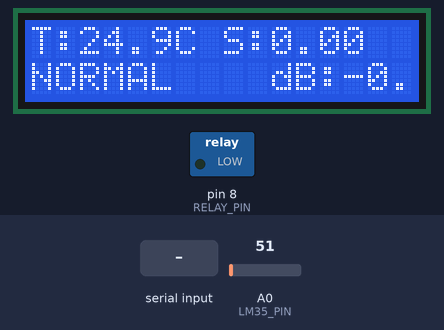
The sketch below on a simulated Arduino Uno, built with avr-gcc and run on an emulated ATmega328P. Shown: 16×2 character LCD, switched loads named in the sketch (green lamp = pin HIGH). Inputs (shaded band) come from the test bench; at power-on: A0 (LM35_PIN) = 51. What the sketch prints to the serial monitor is not drawn.

Above: at 7.6 s.
7.7 s: "TEST\n" received over Serial
At 9.2 s:
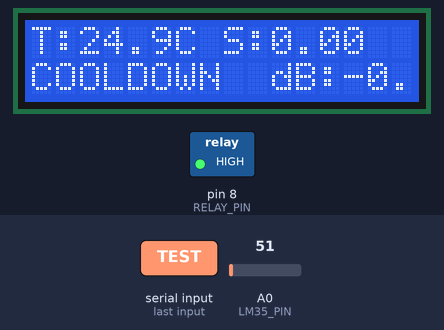
9.5 s: A0 (LM35_PIN) set to 61
At 10.8 s:
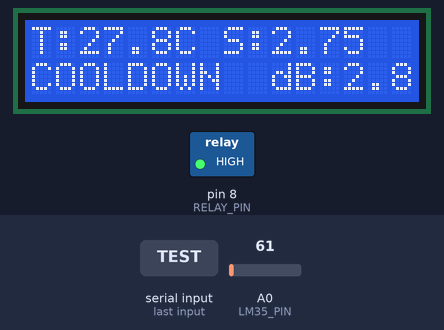
12.5 s: "BASE=\n" received over Serial
At 14.8 s:
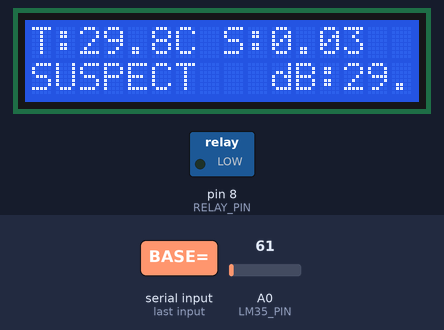
15.5 s: "TEST\n" received over Serial
At 16.7 s:
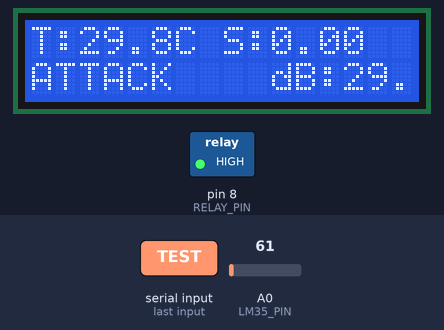
17.5 s: "RESET\n" received over Serial
At 17.9 s:
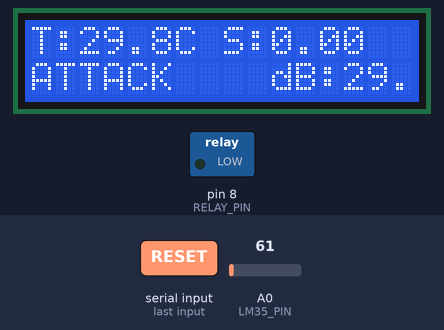
19.5 s: A0 (LM35_PIN) set to 71
At 20.8 s:
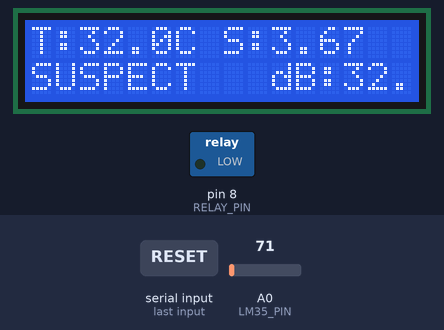
Timing chart, 0 to 22.5 s (numbered marks = the images above; inputs shaded):
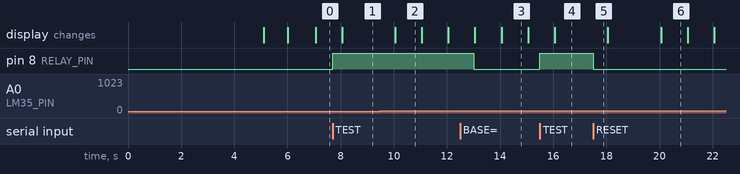

The sketch:

sketch_nov7a.ino
```cpp
/*
  thermal_dos_full_fusion_sustained.ino
  Thermal DoS Detector + EMA smoothing, slope (°C/s), sustained trigger, TEST/RESET commands.
  If SUSPECT persists >= SUSPECT_HOLD_MS, escalate to ATTACK.

  Hardware:
    LM35 -> A0
    Relay -> D8  (module recommended)
    I2C 16x2 LCD -> SDA=A4, SCL=A5 (address 0x27 default)

  Host telemetry:
    - Existing host_telemetry.py that sends: HOST,CPU:0.732
*/

#include <Wire.h>
#include <LiquidCrystal_I2C.h>
#include <math.h>

// -------- Pins --------
const int LM35_PIN  = A0;
const int RELAY_PIN = 8;

// -------- ADC / Sensor --------
const float VREF   = 5.0;   // UNO default 5V reference
const int   ADC_MAX = 1023; // 10-bit

// -------- Timings --------
const unsigned long SAMPLE_MS  = 250;   // sensor sample interval (ms)
const unsigned long DISPLAY_MS = 1000;  // LCD/serial display rate (ms)

unsigned long SUSPECT_HOLD_MS  = 8000;  // sustained condition time (ms)
unsigned long COOLDOWN_HOLD_MS = 5000;  // cooldown hold time (ms)

// -------- Tuned thresholds (configure these) --------
float BASE_TEMP       = 0.0;   // learned at boot
float TEMP_MARGIN     = 8.0;   // above baseline -> SUSPECT (°C)
float TEMP_ATTACK     = 10.0;  // above baseline -> ATTACK (°C) (unused for unconditional escalation)
const float SLOPE_HIGH_CPS = 0.20;  // slope threshold °C/s

float TEMP_COOL_DELTA = 5.0;
const float EMA_ALPHA      = 0.25;  // 0..1 smoothing for EMA

// -------- Host telemetry influence (optional) --------
float hostCPU = 0.0;                // 0.0 .. 1.0
const float HOST_BUSY_THRESHOLD = 0.75; // consider host busy if >= 0.75

// -------- Minimal host-steady fusion window (still collected, not required) --------
const int WIN_SAMPLES = 32;      // ~8s window @ 250ms per sample
float hostWindow[WIN_SAMPLES];
int   winIdx = 0;
int   winCount = 0;

// thresholds for deciding steady host (kept for debugging/optional use)
const float REQ_AVG_HOST = 0.85;  // require average CPU >= 85%
const float REQ_STD_HOST = 0.20;  // require low stddev (steady load)

// -------- FSM --------
enum State { LEARN, NORMAL, SUSPECT, ATTACK, COOLDOWN };
State fsm = LEARN;

// -------- Runtime vars --------
LiquidCrystal_I2C lcd(0x27,16,2);
float rawTempC = 0.0;
float emaTempC = 0.0;
float lastEma  = 0.0;
float slopeCps = 0.0;

unsigned long tState   = 0;
unsigned long tSample  = 0;
unsigned long tDisplay = 0;
unsigned long sustainMs= 0;

void relayOn(bool on) { digitalWrite(RELAY_PIN, on ? HIGH : LOW); }

// --- Sensor read (single sample) ---
float readTempC_once() {
  int adc = analogRead(LM35_PIN);
  float v = ((float)adc * (VREF / (float)ADC_MAX));
  return (v / 0.010); // 10 mV/°C -> °C
}

// --- Small statistics helpers ---
float meanArr(float *arr, int n) {
  if (n <= 0) return 0.0;
  float s = 0.0;
  for (int i=0;i<n;i++) s += arr[i];
  return s / n;
}

float stddevArr(float *arr, int n, float meanVal) {
  if (n <= 1) return 0.0;
  float s = 0.0;
  for (int i=0;i<n;i++) {
    float d = arr[i] - meanVal;
    s += d * d;
  }
  return sqrt(s / (n - 1));
}

// --- Commands over Serial & HOST parsing ---
// TEST    -> force ATTACK immediately
// RESET   -> go to NORMAL, turn relay off
// BASE?   -> print baseline value
// BASE=xx -> set baseline to xx °C
// HOST,CPU:0.732 -> update hostCPU
void handleSerial() {
  if (!Serial.available()) return;
  String cmd = Serial.readStringUntil('\n');
  cmd.trim();
  if (cmd.length() == 0) return;

  if (cmd.equalsIgnoreCase("TEST")) {
    Serial.println("CMD TEST -> forcing ATTACK");
    fsm = ATTACK; tState = millis();
    relayOn(true);
    return;
  } else if (cmd.equalsIgnoreCase("RESET")) {
    Serial.println("CMD RESET -> NORMAL");
    relayOn(false);
    fsm = NORMAL; tState = millis();
    return;
  } else if (cmd.equalsIgnoreCase("BASE?")) {
    Serial.print("BASE_TEMP="); Serial.println(BASE_TEMP,1);
    return;
  } else if (cmd.startsWith("BASE=")) {
    float v = cmd.substring(5).toFloat();
    if (v > -50 && v < 150) {
      BASE_TEMP = v;
      Serial.print("BASE set to "); Serial.println(BASE_TEMP,1);
    }
    return;
  }

  // Parse HOST telemetry lines e.g. "HOST,CPU:0.732"
  if (cmd.startsWith("HOST,")) {
    int idx = cmd.indexOf("CPU:");
    if (idx >= 0) {
      String num = cmd.substring(idx + 4);
      float v = num.toFloat();
      if (v >= 0.0 && v <= 1.0) {
        hostCPU = v;
        Serial.print("HOST CPU=");
        Serial.println(hostCPU,3);
      }
    }
  }
}

void setup() {
  Serial.begin(115200);
  pinMode(RELAY_PIN, OUTPUT);
  relayOn(false);

  lcd.init(); lcd.backlight(); lcd.clear();
  lcd.setCursor(0,0); lcd.print("ThermalDoS Init");
  lcd.setCursor(0,1); lcd.print("Learning base...");

  // Quick baseline learn (~5s)
  Serial.println("Learning baseline temperature (5 s)");
  float sum = 0.0; int n = 0;
  unsigned long t0 = millis();
  while (millis() - t0 < 5000UL) {
    float s = readTempC_once();
    sum += s; n++;
    delay(200);
  }
  BASE_TEMP = sum / max(n,1);
  Serial.print("Baseline Temp = "); Serial.println(BASE_TEMP,1);

  lcd.clear();
  lcd.print("Base="); lcd.print(BASE_TEMP,1); lcd.print("C");
  delay(900); lcd.clear();

  // Initialize EMA with first fresh read
  emaTempC = readTempC_once();
  lastEma  = emaTempC;

  fsm = NORMAL;
  tState = tSample = tDisplay = millis();
}

void loop() {
  handleSerial();

  unsigned long now = millis();

  // Sampling block (every SAMPLE_MS)
  if (now - tSample >= SAMPLE_MS) {
    tSample = now;

    // Read & smooth
    rawTempC = readTempC_once();
    emaTempC = EMA_ALPHA * rawTempC + (1.0 - EMA_ALPHA) * emaTempC;

    // Slope in °C/s using EMA
    float dT = emaTempC - lastEma;
    float dt = (float)SAMPLE_MS / 1000.0;
    slopeCps = dT / (dt > 0.0 ? dt : 1.0);
    lastEma = emaTempC;

    // ---- push hostCPU into small circular buffer ----
    hostWindow[winIdx] = hostCPU;
    winIdx = (winIdx + 1) % WIN_SAMPLES;
    if (winCount < WIN_SAMPLES) winCount++;

    // --- FSM ---
    switch (fsm) {
      case NORMAL: {
        bool hotDelta = (emaTempC - BASE_TEMP) > TEMP_MARGIN;
        bool hotSlope = slopeCps >= SLOPE_HIGH_CPS;
        bool hostBusy  = hostCPU >= HOST_BUSY_THRESHOLD;
        // hostBusy helps enter SUSPECT but ATTACK will happen if SUSPECT sustains >= SUSPECT_HOLD_MS
        if (hotDelta || hotSlope || hostBusy) {
          fsm = SUSPECT; tState = now; sustainMs = 0;
          Serial.println("-> SUSPECT");
        }
      } break;

      case SUSPECT: {
        bool condTempOrSlope = ((emaTempC - BASE_TEMP) > TEMP_MARGIN) || (slopeCps >= SLOPE_HIGH_CPS);
        bool condHost = hostCPU >= HOST_BUSY_THRESHOLD;
        if (condTempOrSlope || condHost) {
          sustainMs += SAMPLE_MS;

          // NEW: unconditional escalation — if SUSPECT persists long enough, go to ATTACK
          if (sustainMs >= SUSPECT_HOLD_MS) {
            fsm = ATTACK; tState = now;
            relayOn(true);
            Serial.println("-> ATTACK (sustained SUSPECT)");
          }
        } else {
          // clear accumulators and go back to NORMAL
          sustainMs = 0;
          winIdx = 0; winCount = 0;
          fsm = NORMAL; tState = now;
          Serial.println("-> NORMAL (not sustained)");
        }
      } break;

      case ATTACK: {
        // Stay until cooled relative to baseline
        if ((emaTempC - BASE_TEMP) < TEMP_COOL_DELTA) {
          fsm = COOLDOWN; tState = now;
          Serial.println("-> COOLDOWN");
        }
      } break;

      case COOLDOWN: {
        if (now - tState > COOLDOWN_HOLD_MS) {
          relayOn(false);
          fsm = NORMAL; tState = now;
          Serial.println("-> NORMAL (recovered)");
        }
      } break;

      case LEARN:
        // not used after setup
        break;
    }
  }

  // Display/print block (every DISPLAY_MS)
  if (now - tDisplay >= DISPLAY_MS) {
    tDisplay = now;

    // Serial CSV-ish line (easy to capture)
    Serial.print("TempRaw=");  Serial.print(rawTempC,1);
    Serial.print(",TempEMA="); Serial.print(emaTempC,1);
    Serial.print(",dT/s=");    Serial.print(slopeCps,3);
    Serial.print(",State=");
    switch (fsm) {
      case NORMAL:   Serial.print("NORMAL"); break;
      case SUSPECT:  Serial.print("SUSPECT"); break;
      case ATTACK:   Serial.print("ATTACK"); break;
      case COOLDOWN: Serial.print("COOLDOWN"); break;
      default:       Serial.print("LEARN"); break;
    }
    Serial.print(",Base="); Serial.println(BASE_TEMP,1);

    // Machine-friendly DATA line
    Serial.print("DATA,");
    Serial.print(millis());            // ms since boot
    Serial.print(",");
    Serial.print(emaTempC,2);          // temperature EMA
    Serial.print(",");
    Serial.print(slopeCps,3);          // slope °C/s
    Serial.print(",");
    Serial.println(hostCPU,3);

    // LCD display
    lcd.clear();
    lcd.setCursor(0,0);
    lcd.print("T:"); lcd.print(emaTempC,1); lcd.print("C ");
    lcd.print("S:"); lcd.print(slopeCps,2);
    lcd.setCursor(0,1);
    if      (fsm==NORMAL)   lcd.print("NORMAL   ");
    else if (fsm==SUSPECT)  lcd.print("SUSPECT  ");
    else if (fsm==ATTACK)   lcd.print("ATTACK   ");
    else if (fsm==COOLDOWN) lcd.print("COOLDOWN ");
    lcd.print(" dB:");
    lcd.print(emaTempC - BASE_TEMP,1); // delta from base
  }
}
```

Measured:
- after the input at 7.7 s, pin 8 (RELAY_PIN): LOW → HIGH at once; the display: changes after 0.36 s (image 1)
- after the input at 9.5 s, the display: changes after 0.55 s (image 2)
- after the input at 15.5 s, pin 8 (RELAY_PIN): LOW → HIGH at once; the display: changes after 0.56 s (image 4)
- after the input at 17.5 s, pin 8 (RELAY_PIN): HIGH → LOW at once
- after the input at 19.5 s, the display: changes after 0.56 s (image 6)
- what the display in image 2 shows lasts 1.0 s, from 10.1 s to 11.1 s
